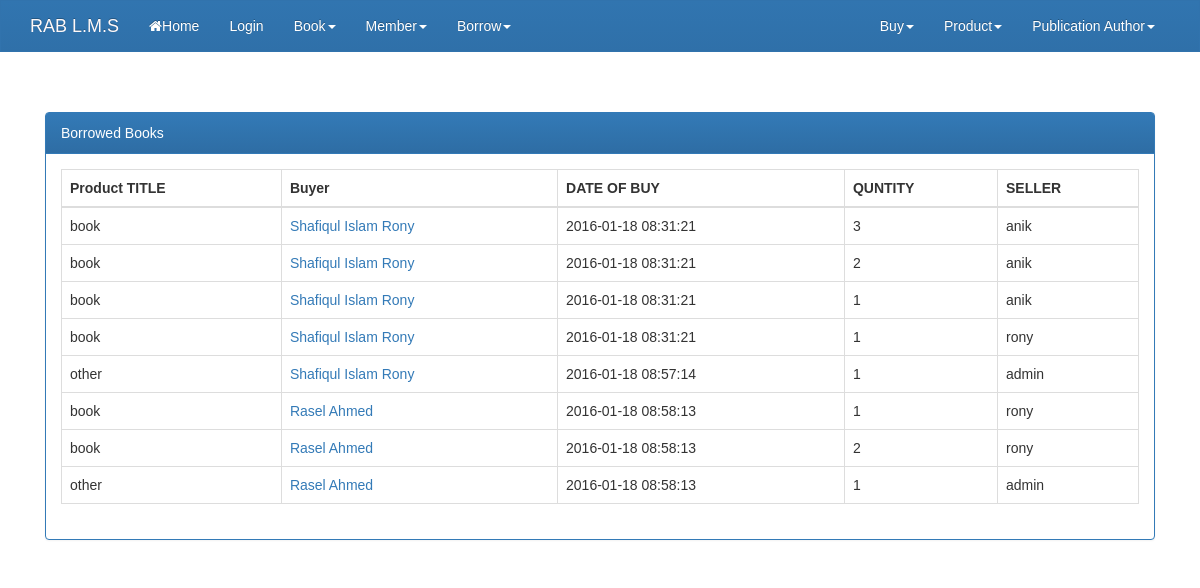
/viewbuy.php, run on the app's committed database.
### tables this page shows
CREATE TABLE IF NOT EXISTS `member_buy_library_item` (
  `buyer_id` int(11) NOT NULL AUTO_INCREMENT,
  `member_id` int(11) NOT NULL,
  `libary_item_id` int(11) NOT NULL,
  `quantity` int(11) NOT NULL,
  `buying_date` datetime NOT NULL,
  `liberian_id` int(11) NOT NULL,
  `buyer_name` varchar(70) NOT NULL,
  `type` varchar(100) NOT NULL,
  PRIMARY KEY (`buyer_id`)
);

CREATE TABLE IF NOT EXISTS `member` (
  `member_id` int(11) NOT NULL AUTO_INCREMENT,
  `first_name` varchar(50) NOT NULL,
  `last_name` varchar(100) NOT NULL,
  `email` varchar(60) NOT NULL,
  `phone` varchar(50) NOT NULL,
  `password` varchar(50) NOT NULL,
  `birthday` date NOT NULL,
  `gender` varchar(50) NOT NULL,
  `address` varchar(250) NOT NULL,
  PRIMARY KEY (`member_id`)
);

CREATE TABLE IF NOT EXISTS `liberian` (
  `liberian_id` int(11) NOT NULL AUTO_INCREMENT,
  `liberian_name` varchar(60) NOT NULL,
  `l_password` varchar(300) NOT NULL,
  `l_address` varchar(500) NOT NULL,
  `l_email` varchar(50) NOT NULL,
  `u_type` int(11) NOT NULL,
  PRIMARY KEY (`liberian_id`),
  UNIQUE KEY `l_email` (`l_email`)
);

### db.php (called while the page is built, shortened)
<?php
   function is_login(){
	   if(isset($_SESSION['user_name'])){
		   return true;
	   }else{
		   return false;
	   }
   }
?>

### viewbuy.php (the view, shortened to what this page needs)
<?php
	require_once('db.php');
    $sql=" SELECT * FROM member_buy_library_item, liberian,member
			WHERE member_buy_library_item.liberian_id = liberian.liberian_id
            and member.member_id =  member_buy_library_item.member_id";
	$trans = $con->query($sql);
?>
<!DOCTYPE html>
<html lang="en">
  <head>
    <link rel="stylesheet" href="css/font-awesome.min.css">
    <link rel="stylesheet" href="css/w3.css">
    <link rel="stylesheet" href="css/bootstrap.min.css">
    <link rel="stylesheet" href="css/bootstrap-theme.min.css">
    <link rel="stylesheet" href="css/style.css">
  </head>
<body>
<?php require_once('navbar.php'); ?>
<div class="container">
   <div class="col-md-12" style="margin-top:40px">
      <div class="panel panel-primary">
      <div class="panel-heading">Borrowed Books</div>
       <div class="panel-body">
   <div class="table-responsive">
  <table class="table table-bordered">
    <thead>
      <tr>
        <th>Product TITLE</th>
        <th>Buyer </th>
        <th>DATE OF BUY</th>
		<th>QUNTITY</th>
		<th>SELLER</th>
      </tr>
    </thead>
    <tbody>
	<?php while($r = $trans->fetch_object()): ?>
		<tr>
			<td><?php echo $r->type; ?></td>
			<td> <a href="member_his.php?m_id=<?php echo $r->member_id; ?>" > <?php echo $r->first_name." ".$r->last_name; ?> </a> </td>
			<td><?php echo $r->buying_date; ?></td>
			<td><?php echo $r->quantity; ?></td>
			<td><?php echo $r->liberian_name; ?></td>
		</tr>
	<?php endwhile; ?>
    </tbody>
  </table>
 </div>
</div>
</div>
</div>
</div>
</body>
</html>

### navbar.php (shortened to what this page needs)
<nav class="navbar navbar-inverse">
  <div class="container">
    <div class="navbar-header">
      <a class="navbar-brand" href="#">RAB L.M.S</a>
    </div>
    <div class="collapse navbar-collapse" id="bs-example-navbar-collapse-1">
      <ul class="nav navbar-nav">
        <li ><a href="index.php"><i class="fa fa-home"></i>Home <span class="sr-only">(current)</span></a></li>
		<?php if(!is_login()):?>
			<li><a href="login.php">Login</a></li>
		<?php else: ?>
			<li><a href="logout.php">Logout</a></li>
		<?php endif; ?>
		<li class="dropdown">
          <a href="#" class="dropdown-toggle" data-toggle="dropdown" role="button" aria-haspopup="true" aria-expanded="false">Book<span class="caret"></span></a>
        </li>
		<li class="dropdown">
          <a href="#" class="dropdown-toggle" data-toggle="dropdown" role="button" aria-haspopup="true" aria-expanded="false">Member<span class="caret"></span></a>
        </li>
        <li class="dropdown">
          <a href="#" class="dropdown-toggle" data-toggle="dropdown" role="button" aria-haspopup="true" aria-expanded="false">Borrow<span class="caret"></span></a>
        </li>
      </ul>
      <ul class="nav navbar-nav navbar-right">
		<li class="dropdown">
          <a href="#" class="dropdown-toggle" data-toggle="dropdown" role="button" aria-haspopup="true" aria-expanded="false">Buy<span class="caret"></span></a>
        </li>
		<li class="dropdown">
          <a href="#" class="dropdown-toggle" data-toggle="dropdown" role="button" aria-haspopup="true" aria-expanded="false">Product<span class="caret"></span></a>
        </li>
		<li class="dropdown">
          <a href="#" class="dropdown-toggle" data-toggle="dropdown" role="button" aria-haspopup="true" aria-expanded="false">Publication Author<span class="caret"></span></a>
        </li>
      </ul>
    </div>
  </div>
</nav>

### css/w3.css (style rules this page uses)
* { -webkit-box-sizing:border-box;-moz-box-sizing:border-box;box-sizing:border-box }
html { -ms-text-size-adjust:100%;-webkit-text-size-adjust:100% }
body { margin:0 }
article,aside,details,figcaption,figure,footer,header,hgroup,main,menu,nav,section,summary { display:block }
a { -webkit-tap-highlight-color:transparent;background-color:transparent }
html,body { font-family:Verdana,sans-serif;font-size:15px;line-height:1.5 }
a { color:inherit }
table { border-collapse:collapse;border-spacing:0;width:100%;display:table }
table,th,td { border:none }

### css/style.css (style rules this page uses)
body { font-family: Arial, Helvetica, sans-serif; }
td { font-family: Arial, Helvetica, sans-serif; }
th { font-family: Arial, Helvetica, sans-serif; }
.navbar-inverse { background-image: -webkit-linear-gradient(top,#2F70A9 0,#2F70A9 100%); background-image: -o-linear-gradient(top,#3c3c3c 0,#222 100%); background-image: -webkit-gradient(linear,left top,left bottom,from(#3173AD),to(#3071AA)); background-image: linear-gradient(to bottom,#3175B0 0,#2F70A9 100%); filter: progid:DXImageTransform.Microsoft.gradient(startColorstr='#ff3c3c3c', endColorstr='#ff222222', GradientType=0); filter: progid:DXImageTransform.Microsoft.gradient(enabled=false); background-repeat: repeat-x; border-radius: 0px; }
.navbar-inverse { background-color: #3072AB; border-color: #3173AD; }
.navbar-inverse .navbar-brand { color: #FFF9F9; }
.navbar-inverse .navbar-nav>li>a { color: #FFFFFF; }
.table { border: 1px solid #dddddd; }

### data on the page
member_buy_library_item: type "book", member.first_name "Shafiqul Islam", member.last_name "Rony", buying_date "2016-01-18 08:31:21", quantity "3", liberian.liberian_name "anik"
member_buy_library_item: type "book", member.first_name "Shafiqul Islam", member.last_name "Rony", buying_date "2016-01-18 08:31:21", quantity "2", liberian.liberian_name "anik"
member_buy_library_item: type "book", member.first_name "Shafiqul Islam", member.last_name "Rony", buying_date "2016-01-18 08:31:21", quantity "1", liberian.liberian_name "anik"
member_buy_library_item: type "book", member.first_name "Shafiqul Islam", member.last_name "Rony", buying_date "2016-01-18 08:31:21", quantity "1", liberian.liberian_name "rony"
member_buy_library_item: type "other", member.first_name "Shafiqul Islam", member.last_name "Rony", buying_date "2016-01-18 08:57:14", quantity "1", liberian.liberian_name "admin"
member_buy_library_item: type "book", member.first_name "Rasel Ahmed", buying_date "2016-01-18 08:58:13", quantity "1", liberian.liberian_name "rony"
member_buy_library_item: type "book", member.first_name "Rasel Ahmed", buying_date "2016-01-18 08:58:13", quantity "2", liberian.liberian_name "rony"
member_buy_library_item: type "other", member.first_name "Rasel Ahmed", buying_date "2016-01-18 08:58:13", quantity "1", liberian.liberian_name "admin"
